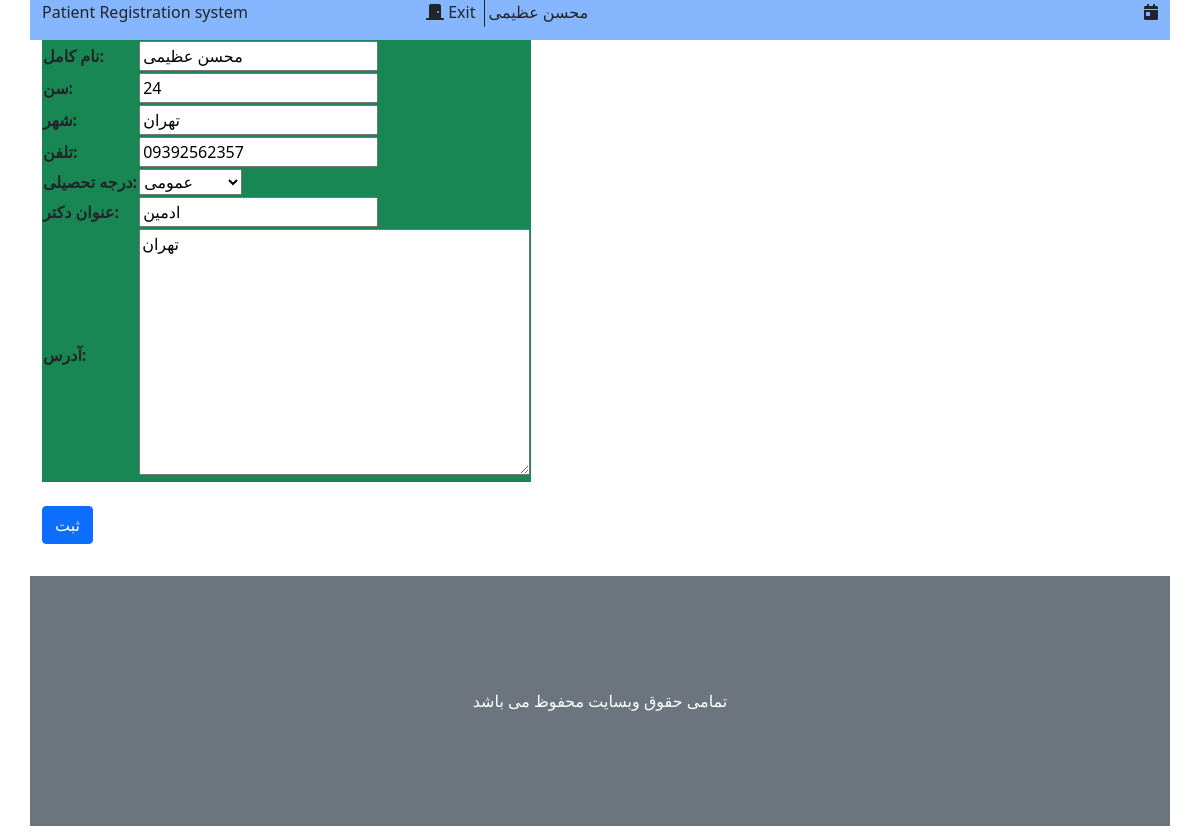
Before: /visit/editDoctorInfo/ (signed in) with the older database file.
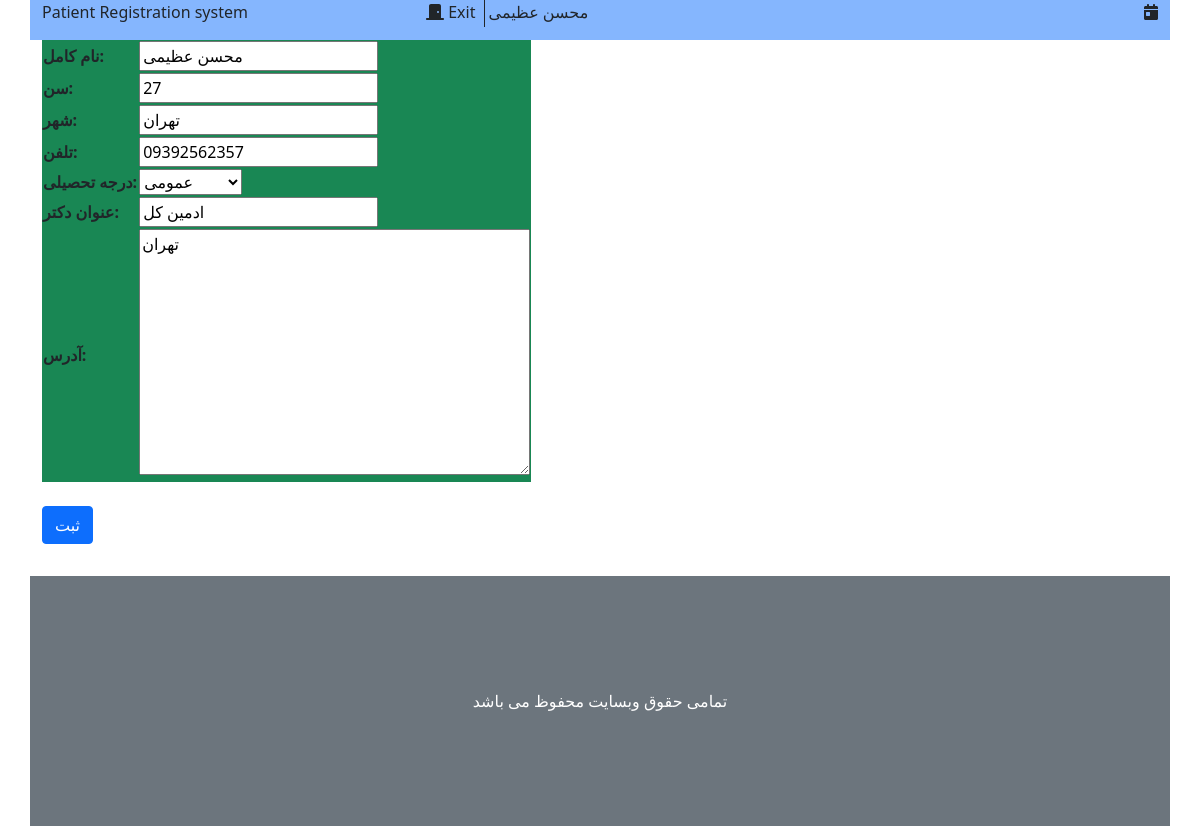
After: the same page with the newer database file.
### account/models.py (models this page shows, shortened)
class profile(models.Model):
    class Meta:
        verbose_name = 'ساخت حساب دکتر'
        verbose_name_plural = 'ساخت حساب دکتر'
    user = models.OneToOneField(User, on_delete=models.CASCADE, verbose_name='حساب کاربری', null=True)
    fullname = models.CharField('نام کامل', max_length=120, default='')
    age = models.IntegerField('سن', null=True)
    city = models.CharField('شهر', max_length=50, null=True)
    phone = models.CharField('تلفن', max_length=12, null=True)
    Secretary, Doctor, AdminSystem = 0, 1, 2
    role_list = [(Secretary, 'منشی (سطح 0)'), (Doctor, 'دکتر (سطح 1)'), (AdminSystem, 'ادمین سیستم (سطح 3)')]
    role = models.IntegerField('سطح دسترسی', choices=role_list, null=True, default=0, blank=True)
    General, Specialist, SuperSpecialist = 0, 1, 2
    deg = [(General, 'عمومی'), (Specialist, 'تخصص'), (SuperSpecialist, 'فوق تخصص')]
    degree = models.IntegerField('درجه تحصیلی', choices=deg, null=True, blank=True)
    title = models.CharField('عنوان دکتر', null=True, max_length=50)
    address = models.TextField('آدرس', null=True)

### visit/views.py (the view)
# urls.py: path('editDoctorInfo/', edit_info, name='edit_info'),
@login_required
def edit_info(request):
    edit_doctor = EditDoctorInformation(request.POST or None, instance=request.user.profile)
    if request.method == 'POST':
        if edit_doctor.is_valid:
            edit_doctor.save(commit=True)
            return redirect('visit:main_page')
    context = {
        'edit_doctor': edit_doctor,
        'date': time_now
    }
    return render(request, 'visit/edit_info.html', context)

### visit/forms.py
class EditDoctorInformation(forms.ModelForm):
    class Meta:
        model = profile
        exclude = ['user', 'role']

### visit/templates/visit/edit_info.html (shortened to what this page needs)
{% extends "visit/_base.html" %}
{% block main %}
    <form action="" method="post">
        <table class="bg-success">
            {{ edit_doctor }}
        </table>
        <button class="btn btn-primary my-4" type="submit">ثبت</button>
    </form>
{% endblock %}

Changed rows visible on the page:
changed profile "محسن عظیمی": age "24" → "27"; title "ادمین" → "ادمین کل"
